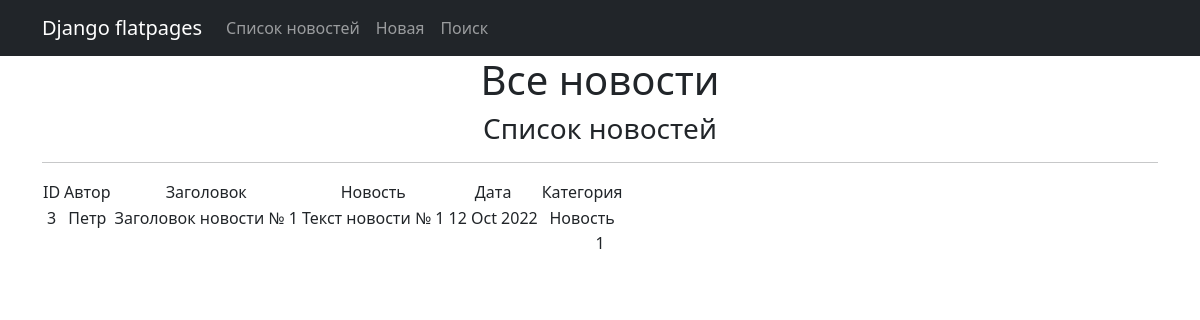
The page /news/ on the database as committed earlier.
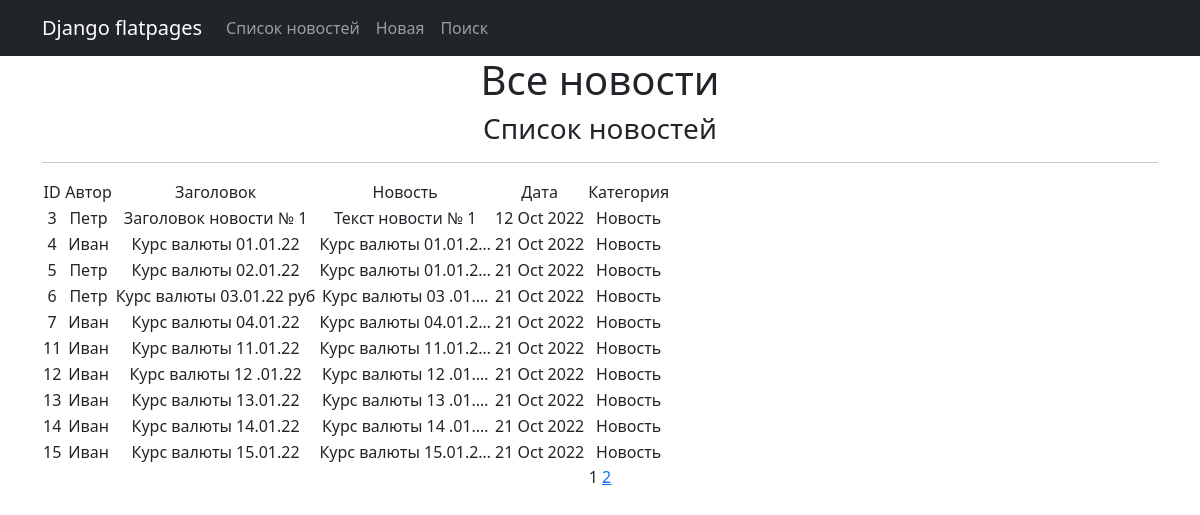
The same page on the database as committed later.
### news/models.py (models this page shows, shortened)
class Post(models.Model):
    article = 'AR'
    news = 'NW'
    PostPositions = [(article, 'Статья'), (news, 'Новость')]
    author = models.ForeignKey(Author, on_delete=models.CASCADE)
    category = models.ManyToManyField(Category, through='PostCategory')
    post_datetime = models.DateTimeField(auto_now_add=True)
    typePost = models.CharField(max_length=2, choices=PostPositions, default=news)
    headPost = models.CharField(max_length=255, blank=True)
    textPost = models.TextField(blank=True)
    rating = models.SmallIntegerField(default=0)

class Author(models.Model):
    authorname = models.OneToOneField(User, on_delete=models.CASCADE)
    full_name = models.CharField(max_length=100)
    rating = models.SmallIntegerField(default=0)

### news/views.py (the view)
# urls.py: path('', PostList.as_view()),
class PostList(ListView):
    model = Post
    ordering = '-post_datetime'
    template_name = 'news.html'
    context_object_name = 'news'
    paginate_by = 10  # вот так мы можем указать количество записей на странице
    def get_queryset(self):
        queryset = Post.objects.filter(typePost='NW')
        self.filterset = PostFilter(self.request.GET, queryset)
        return self.filterset.qs
    def get_context_data(self, **kwargs):
        context = super().get_context_data(**kwargs)
        context['filterset'] = self.filterset
        return context

### news/templatetags/news_filters.py (called while the page is built)
@register.filter()
def censor(l):
    words_bad = ('редиска', 'сволочь', 'уроды')
    if not isinstance(l, str):
        raise TypeError('Ошибка типа')
    value = l
    for elem in value.split():
        if elem.lower() in words_bad:
            l= value.replace(elem, elem[0]+('*'*(len(elem)-1)))
            value = l
    return value

### templates/news.html (shortened to what this page needs)
{% extends 'flatpages/default.html' %}
{% load news_filters %}
{% block content %}
   <h1>Все новости</h1>
   <h3>Список новостей</h3>
   <hr>
   {% if news %}
       <table>
           <tr>
               <td>      ID         </td>
               <td>                      </td>
               <td>      Автор          </td>
               <td>                      </td>
               <td>      Заголовок       </td>
                <td>                    </td>
               <td>      Новость        </td>
                <td>                    </td>
               <td>      Дата           </td>
                <td>                    </td>
               <td>      Категория      </td>
           </tr>
           {% for new in news %}
           <tr>
               <td>{{ new.id }}</td>
               <td>  </td>
               <td>{{ new.author.authorname|truncatewords:5 }}</td>
               <td>  </td>
               <td>{{ new.headPost|censor }}</td>
               <td>  </td>
               <td>{{ new.textPost|truncatechars:20|censor }}</td>
               <td>  </td>
               <td>{{ new.post_datetime|date:'d M Y' }}</td>
                <td>  </td>
               <td>{{  new.get_typePost_display }} {{  new.typePost.field.choices }}</td>
               <td>
                </td>
           </tr>
           {% endfor %}
       </table>
   {% else %}
       <h2>Новостей  нет!</h2>
   {% endif %}
   {{ page_obj.number }}
   {% if page_obj.has_next %}
       <a href="?page={{ page_obj.next_page_number }}">{{ page_obj.next_page_number }}</a>
   {% endif %}
{% endblock content %}

### templates/flatpages/default.html (shortened to what this page needs)
<!DOCTYPE html>
<html lang="en">
    <head>
        {% load static %}
        <link href="{% static 'css/styles.css' %}" rel="stylesheet" />
    </head>
    <body>
        <nav class="navbar navbar-expand-lg navbar-dark bg-dark static-top">
   <div class="container">
       <a class="navbar-brand" href="#">Django flatpages</a>
       <div class="collapse navbar-collapse" id="navbarResponsive">
           <ul class="navbar-nav ml-auto">
               <li class="nav-item active">
                   <a class="nav-link" href="/news/">Список новостей
                   </a>
               </li>
                   <a class="nav-link" href="news/create/">Новая </a>
               <li class="nav-item">
                   <a class="nav-link" href="search/">Поиск</a>
               </li>
           </ul>
       </div>
   </div>
</nav>
        <div class="container">
           <div class="row">
               <div class="col-lg-12 text-center">
                  {% block content %}{% endblock content %}
               </div>
           </div>
         </div>
    </body>
</html>

Rows that differ between the two databases and show on the page:
added Post: id "4", author.authorname "Иван", headPost|censor "Курс валюты 01.01.22", textPost|censor "Курс валюты 01.01.2…", post_datetime "21 Oct 2022", typePost "Новость"
added Post: id "5", author.authorname "Петр", headPost|censor "Курс валюты 02.01.22", textPost|censor "Курс валюты 01.01.2…", post_datetime "21 Oct 2022", typePost "Новость"
added Post: id "6", author.authorname "Петр", headPost|censor "Курс валюты 03.01.22 руб", textPost|censor "Курс валюты 03 .01.…", post_datetime "21 Oct 2022", typePost "Новость"
added Post: id "7", author.authorname "Иван", headPost|censor "Курс валюты 04.01.22", textPost|censor "Курс валюты 04.01.2…", post_datetime "21 Oct 2022", typePost "Новость"
added Post: id "11", author.authorname "Иван", headPost|censor "Курс валюты 11.01.22", textPost|censor "Курс валюты 11.01.2…", post_datetime "21 Oct 2022", typePost "Новость"
added Post: id "12", author.authorname "Иван", headPost|censor "Курс валюты 12 .01.22", textPost|censor "Курс валюты 12 .01.…", post_datetime "21 Oct 2022", typePost "Новость"
added Post: id "13", author.authorname "Иван", headPost|censor "Курс валюты 13.01.22", textPost|censor "Курс валюты 13 .01.…", post_datetime "21 Oct 2022", typePost "Новость"
added Post: id "14", author.authorname "Иван", headPost|censor "Курс валюты 14.01.22", textPost|censor "Курс валюты 14 .01.…", post_datetime "21 Oct 2022", typePost "Новость"
added Post: id "15", author.authorname "Иван", headPost|censor "Курс валюты 15.01.22", textPost|censor "Курс валюты 15.01.2…", post_datetime "21 Oct 2022", typePost "Новость"
Other text that changed with them:
{{ page_obj.next_page_number }}: (not shown) → "2"
